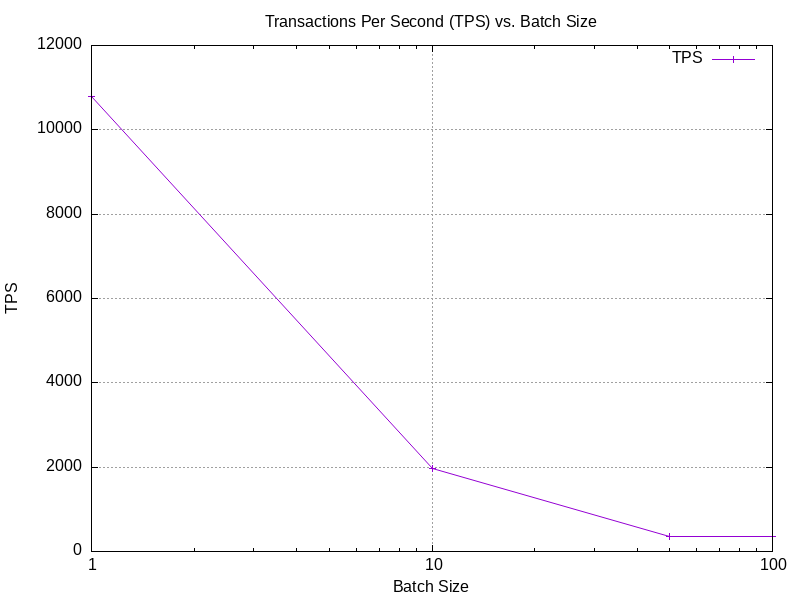

Reproduce this figure in gnuplot.
set terminal png size 800,600
set output "benchmark_results/badger/charts/tps_vs_batch_size.png"
set title "Transactions Per Second (TPS) vs. Batch Size"
set xlabel "Batch Size"
set ylabel "TPS"
set grid
set key top right
set logscale x
set datafile separator ","
# Skip header line
plot "benchmark_results/badger/benchmark_results.csv" using 1:2 every ::1 with linespoints title "TPS"
